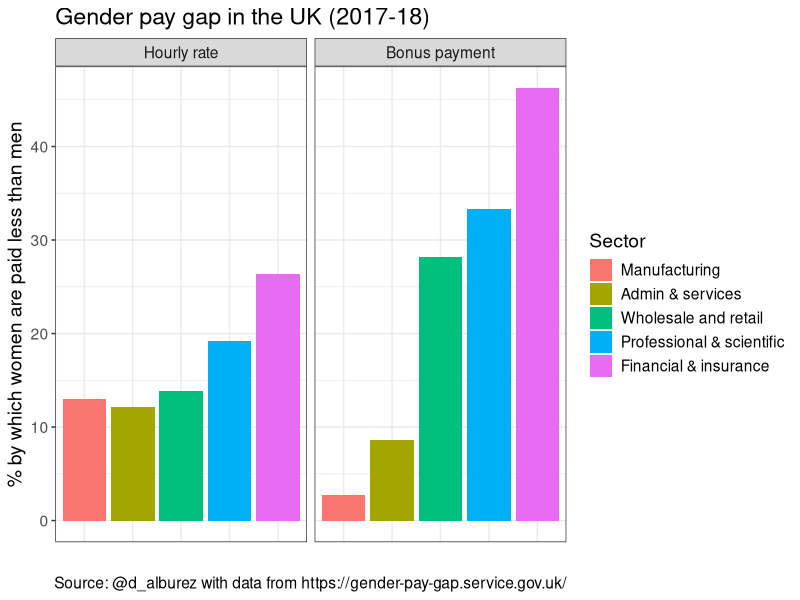

The R source for this figure:
# PREAMBLE ####

if(!require(tidyverse)) {
  install.packages("tidyverse")
  library(tidyverse)
}

# Get SIC codes ####

codes <- read.csv("data/SIC_codes.csv", stringsAsFactors = F)

# Source SIC codes from ONS
# url <- "http://resources.companieshouse.gov.uk/sic/"
# t <- htmltab(doc = url)
# cats <- ifelse(!grepl("[0-9]+", t$Code), t$Description, NA)
# t$cat <- zoo::na.locf(cats)
# codes <- t[grepl("[0-9]+", t$Code),]
# write.csv(t, "SIC_codes.csv")

# Get dap data ####

gap <- read.csv("data/gap_data.csv", stringsAsFactors = F)

# Assign sector data

gap$sector <- codes$cat[match(gap$SicCodes,codes$Code)]

# NOTE THAT ~ CODES WERE NOT MATCHED!

# Plot ####

sec_keep <- c("Manufacturing",
              "Administrative and support service activities",
              "Wholesale and retail trade; repair of motor vehicles and motorcycles",
              "Professional, scientific and technical activities",
              "Financial and insurance activities"
)

xlabs2 <- c("Manufacturing",
            "Admin & services",
            "Wholesale and retail", 
           "Professional & scientific",
           "Financial & insurance"
)

p <- gap %>%
  dplyr::mutate(
    # EmployerSize = factor(
    #   ifelse(EmployerSize == "Not Provided", NA, EmployerSize),
    #   levels = c("Less than 250","250 to 499","500 to 999","1000 to 4999",  "5000 to 19,999", "20,000 or more")
    # )
    sector = factor(sector, levels = sec_keep)
      ) %>%
  dplyr::filter(sector %in% sec_keep) %>%
  dplyr::rename(var = sector) %>%
      dplyr::group_by(var) %>%
      dplyr::summarise(
        `Hourly rate` = mean(DiffMeanHourlyPercent),
        # median = median(DiffMeanHourlyPercent),
        `Bonus payment` = mean(DiffMeanBonusPercent)
        # median_bonus = median(DiffMedianBonusPercent)
        ) %>%
  reshape2::melt(id="var") %>%
  ggplot(aes(x = var, y = value, fill = var)) +
  geom_col(position = "dodge") +
  scale_fill_discrete("Sector",labels = xlabs2) +
  scale_y_continuous("% by which women are paid less than men") +
  scale_x_discrete("") +
  facet_grid(~variable) +
  # theme_bw() +
  labs(title = "Gender pay gap in the UK (2017-18)",
       caption = "Source: @d_alburez with data from https://gender-pay-gap.service.gov.uk/") +
  theme_bw() +
  theme(axis.text.x=element_blank(),
        axis.ticks.x=element_blank(),
        text = element_text(size=14)) 
  